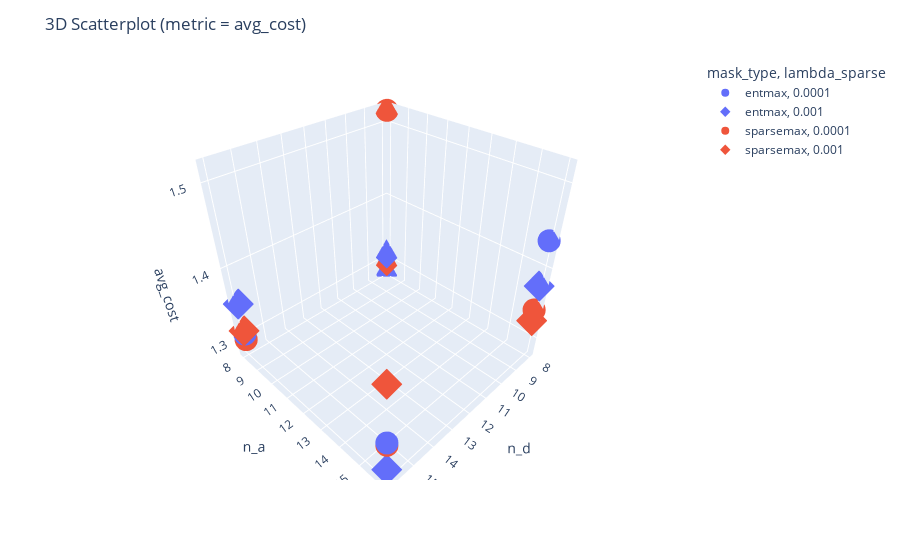

The cell this chart's notebook holds for it:
### Code cell
import plotly.express as px

def plot_interactive_scatter(df, metric="avg_cost"):
    fig = px.scatter_3d(
        df,
        x="n_d",
        y="n_a",
        z=metric,
        color="mask_type",
        symbol="lambda_sparse",
        hover_data=["f1", "recall", "accuracy"]
    )
    fig.update_layout(title=f"3D Scatterplot (metric = {metric})")
    fig.show()

plot_interactive_scatter(df, metric="avg_cost")

### Figure 1 — Plotly figure (JSON) as saved in the notebook; plotly's stock layout.template omitted (floating-point values rounded to 4 significant figures)
{"data": [{"customdata": [[0.8479, 0.7612, 0.8777], [0.8448, 0.7503, 0.8766], [0.833, 0.7486, 0.8646], [0.8268, 0.7324, 0.8625]], "hovertemplate": "mask_type=entmax<br>lambda_sparse=0.0001<br>n_d=%{x}<br>n_a=%{y}<br>avg_cost=%{z}<br>f1=%{customdata[0]}<br>recall=%{customdata[1]}<br>accuracy=%{customdata[2]}<extra></extra>", "legendgroup": "entmax, 0.0001", "marker": {"color": "#636efa", "symbol": "circle"}, "mode": "markers", "name": "entmax, 0.0001", "scene": "scene", "showlegend": true, "type": "scatter3d", "x": [8, 16, 16, 8], "y": [8, 8, 16, 16], "z": [1.28, 1.306, 1.33, 1.435]}, {"customdata": [[0.8335, 0.7608, 0.8631], [0.8449, 0.7464, 0.8774], [0.8369, 0.7529, 0.8674], [0.8171, 0.7442, 0.8498]], "hovertemplate": "mask_type=entmax<br>lambda_sparse=0.001<br>n_d=%{x}<br>n_a=%{y}<br>avg_cost=%{z}<br>f1=%{customdata[0]}<br>recall=%{customdata[1]}<br>accuracy=%{customdata[2]}<extra></extra>", "legendgroup": "entmax, 0.001", "marker": {"color": "#636efa", "symbol": "diamond"}, "mode": "markers", "name": "entmax, 0.001", "scene": "scene", "showlegend": true, "type": "scatter3d", "x": [16, 8, 16, 8], "y": [16, 8, 8, 16], "z": [1.29, 1.311, 1.351, 1.377]}, {"customdata": [[0.8521, 0.7529, 0.883], [0.8458, 0.7464, 0.8781], [0.8471, 0.7481, 0.8791], [0.7975, 0.7238, 0.8255]], "hovertemplate": "mask_type=sparsemax<br>lambda_sparse=0.0001<br>n_d=%{x}<br>n_a=%{y}<br>avg_cost=%{z}<br>f1=%{customdata[0]}<br>recall=%{customdata[1]}<br>accuracy=%{customdata[2]}<extra></extra>", "legendgroup": "sparsemax, 0.0001", "marker": {"color": "#EF553B", "symbol": "circle"}, "mode": "markers", "name": "sparsemax, 0.0001", "scene": "scene", "showlegend": true, "type": "scatter3d", "x": [16, 16, 8, 8], "y": [8, 16, 16, 8], "z": [1.297, 1.327, 1.343, 1.516]}, {"customdata": [[0.8489, 0.7499, 0.8807], [0.8477, 0.7481, 0.8797], [0.8445, 0.7455, 0.8773], [0.8318, 0.7333, 0.8672]], "hovertemplate": "mask_type=sparsemax<br>lambda_sparse=0.001<br>n_d=%{x}<br>n_a=%{y}<br>avg_cost=%{z}<br>f1=%{customdata[0]}<br>recall=%{customdata[1]}<br>accuracy=%{customdata[2]}<extra></extra>", "legendgroup": "sparsemax, 0.001", "marker": {"color": "#EF553B", "symbol": "diamond"}, "mode": "markers", "name": "sparsemax, 0.001", "scene": "scene", "showlegend": true, "type": "scatter3d", "x": [8, 16, 8, 16], "y": [8, 8, 16, 16], "z": [1.297, 1.311, 1.327, 1.405]}], "layout": {"legend": {"title": {"text": "mask_type, lambda_sparse"}, "tracegroupgap": 0}, "margin": {"t": 60}, "scene": {"domain": {"x": [0, 1], "y": [0, 1]}, "xaxis": {"title": {"text": "n_d"}}, "yaxis": {"title": {"text": "n_a"}}, "zaxis": {"title": {"text": "avg_cost"}}}, "title": {"text": "3D Scatterplot (metric = avg_cost)"}}}
